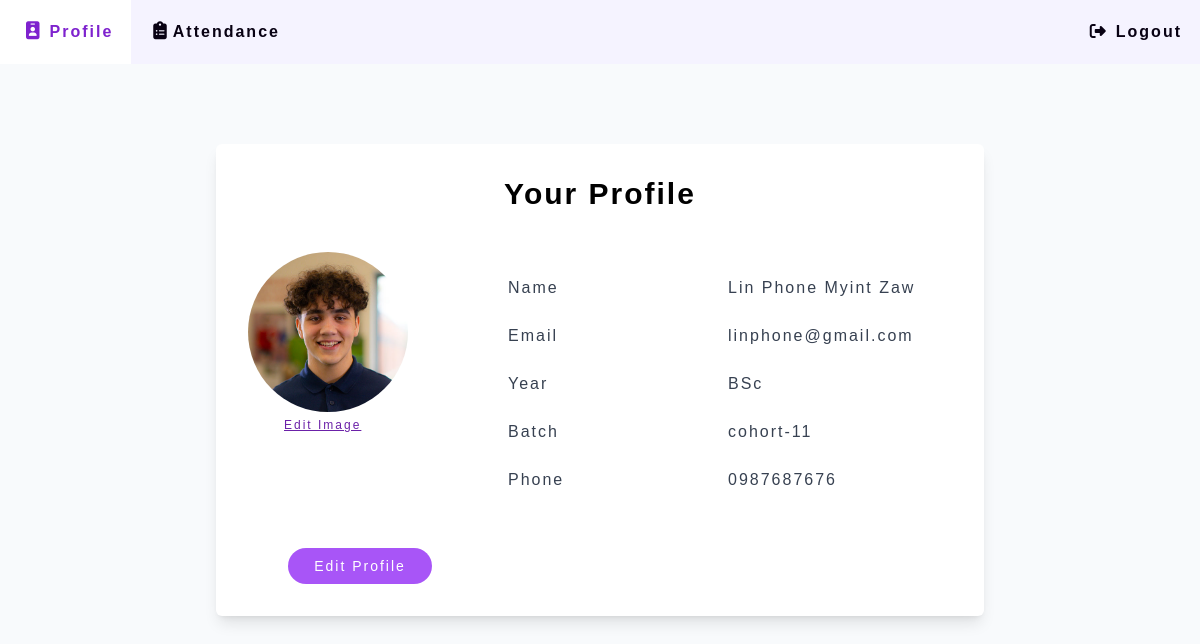
Before: /student/profile (signed in) with the older database file.
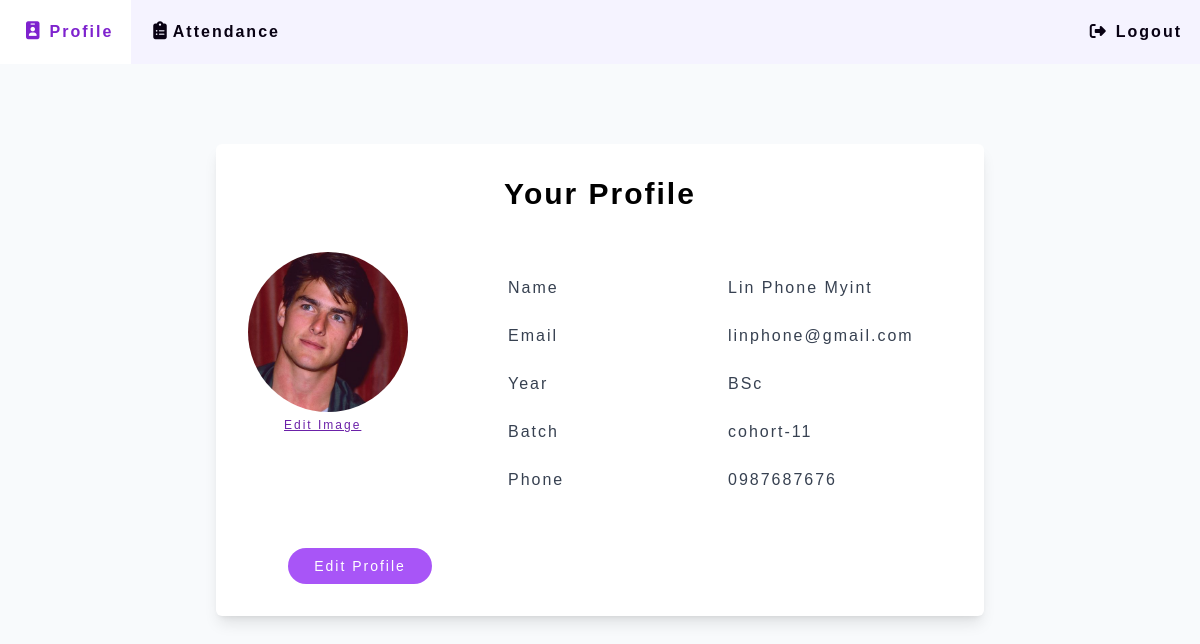
After: the same page with the newer database file.
### Website/models.py (models this page shows)
class Student(db.Model, UserMixin): # user object
    id = db.Column(db.Integer, primary_key=True)
    email = db.Column(db.String(150), unique=True)
    name = db.Column(db.String(150))
    password = db.Column(db.String(150))
    year = db.Column(db.Integer, db.ForeignKey('year.id'))
    batch = db.Column(db.String(150))
    phone = db.Column(db.String(150))
    profile = db.Column(db.String(300))
    attendances = db.relationship('Attendance')

### app.py (the view)
@app.route('/student/profile', methods=['GET', 'POST'])
def studentProfile():
    if 'student_id' not in session:
        return redirect(url_for('home'))
    else:
        return studentprofile()

### Website/studentfeatures.py (called while the page is built, shortened)
def studentprofile():
    user_id = session.get('student_id')
    student = Student.query.get(user_id)
    student_year = Year.query.get(student.year).year_name
    years = Year.query.all()
    return render_template('studentProfile.html', user=student, student_year=student_year, years=years)

### Website/templates/studentProfile.html (shortened to what this page needs)
<!DOCTYPE html>
<html lang="en">
  <head>
    <script src="https://cdn.tailwindcss.com"></script>
    <link href="https://cdnjs.cloudflare.com/ajax/libs/flowbite/2.3.0/flowbite.min.css" rel="stylesheet" />
    <link
      rel="stylesheet"
      type="text/css"
      href="{{ url_for('static', filename='css/index.css') }}"
    />
  </head>
  <body>
    <div class="bg-slate-50 h-screen">
    <div>
      <ul class="bg-violet-50 m-0 list-none overflow-hidden">
        <li class="float-left"><a href="/student/profile" class="navi"><i class="fa-solid fa-id-badge mx-2 text-lg"></i>Profile</a></li>
        <li class="float-left"><a href="/student/attendance" class="navi"><i class="fa-solid fa-clipboard-list mx-1 text-lg"></i>Attendance</a></li>
        <li class="float-right"><a href="/student/logout" class="navi"><i class="fa-solid fa-right-from-bracket mx-2"></i>Logout</a></li>
      </ul>
    </div>
    <div class="flex flex-col justify-center items-center">
      <div class="mx-auto max-w-3xl mt-20 w-full bg-white p-8 rounded-md shadow-lg">
        <h2 class="text-3xl font-semibold mb-10 text-center">Your Profile</h2>
        <div class="max-w-screen-lg mx-auto mt-10 grid grid-cols-3 gap-4">
          <div>
            <img
              src="{{ url_for('static', filename='images/'+ user.profile) }}"
              alt="Welcome Image"
              class="rounded-full h-40 w-40 object-cover"
            />
            <form id="profileImageForm" enctype="multipart/form-data" method="POST">
                <label for="profileImage" class="underline text-xs ml-9 text-purple-800">
                    Edit Image
                </label>
            </form>
          </div>
          <div>
            <p class="pl-5 text-gray-700 font-medium my-6">Name</p>
            <p class="pl-5 text-gray-700 font-medium my-6">Email</p>
            <p class="pl-5 text-gray-700 font-medium my-6">Year</p>
            <p class="pl-5 text-gray-700 font-medium my-6">Batch</p>
            <p class="pl-5 text-gray-700 font-medium my-6">Phone</p>
          </div>
          <div>
            <p class="text-gray-700 font-medium my-6">{{ user.name}}</p>
            <p class="text-gray-700 font-medium my-6">{{ user.email}}</p>
            <p class="text-gray-700 font-medium my-6">{{ student_year }}</p>
            <p class="text-gray-700 font-medium my-6">{{ user.batch}}</p>
            <p class="text-gray-700 font-medium my-6">{{ user.phone}}</p>
          </div>
          <button id="myBtnProfile" class="bg-purple-500 text-white text-sm mt-4 mx-10 px-2 py-2 rounded-3xl hover:bg-purple-600 focus:outline-none focus:bg-purple-600">Edit Profile</button>
        </div>
      </div>
      </div>
  </body>
</html>

Changed rows visible on the page:
changed Student "linphone@gmail.com": profile: a different picture; name "Lin Phone Myint Zaw" → "Lin Phone Myint"
